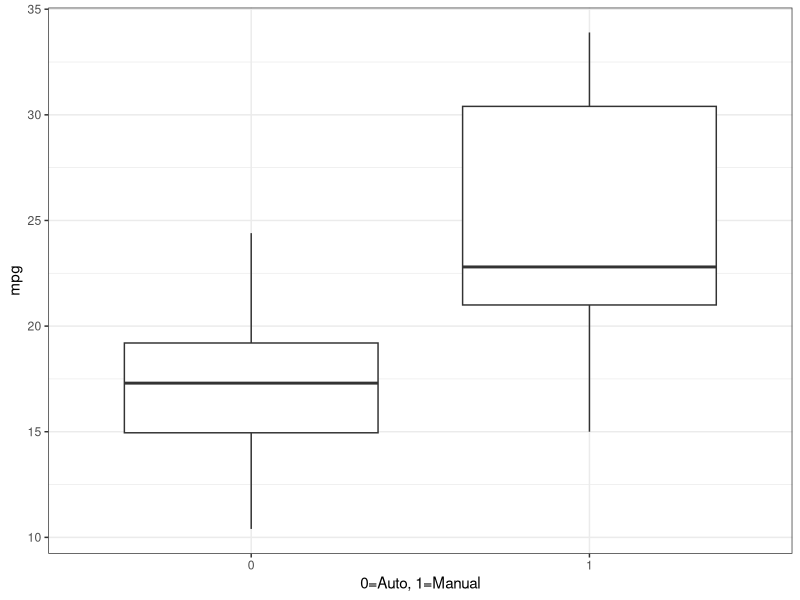
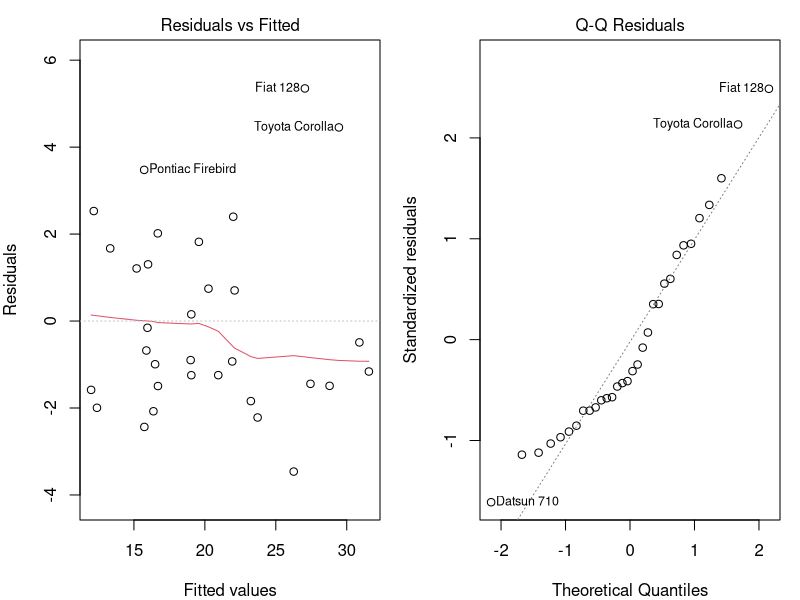

Generate these figures, in order, with R:
## ---- chunk 1
fit4 <- lm(mpg ~ am*wt + cyl, mtcars)
## ---- chunk 2
coef <- summary(fit4)$coef
coef <- data.frame(coef)
interval <- function(r) {
    r[1] + c(-1,1) * qt(.975, 27) * r[2]
}
t(apply(coef, 1, interval))
## ---- chunk 3
head(mtcars, n=3)
## how many cobservations
nrow(mtcars)
## the distribution between two kinds of transmissions
table(mtcars$am)
## ---- chunk 4
library(ggplot2)
ggplot(mtcars, aes(as.factor(am), mpg)) + geom_boxplot() + theme_bw() + labs(x="0=Auto, 1=Manual")
## ---- chunk 5
fit1 <- lm(mpg ~ am, mtcars)
summary(fit1)$coef
summary(fit1)$adj.r.squared
## ---- chunk 6
fit2 <- lm(mpg ~ am + wt, mtcars)
summary(fit2)$coef
summary(fit2)$adj.r.squared
## ---- chunk 7
fit3 <- lm(mpg ~ am*wt, mtcars)
summary(fit3)$coef
summary(fit3)$adj.r.squared
## ---- chunk 8
fit4 <- lm(mpg ~ am*wt + cyl, mtcars)
summary(fit4)$coef
summary(fit4)$adj.r.squared
## ---- chunk 9
fit5 <- lm(mpg ~ am*wt + cyl*wt, mtcars)
summary(fit5)$coef
summary(fit5)$adj.r.squared
## ---- chunk 10
fit6 <- lm(mpg ~ am*wt + cyl*am, mtcars)
summary(fit6)$coef
summary(fit6)$adj.r.squared
## ---- chunk 11
par(mfrow = c(1,2), mar = c(4, 4, 2, 1))
plot(fit4, which=1)
plot(fit4, which=2)
